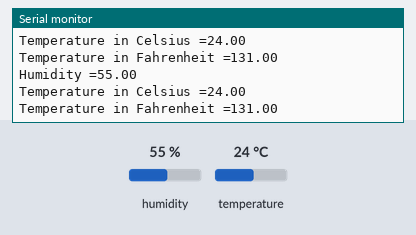
Recording of a sketch running on a simulated ESP8266 (NodeMCU). Parts: the last lines printed to the serial monitor. The test bench sets the inputs (shaded band); at power-on: humidity 55 %, temperature 24 °C. WiFi joins after 1.5 s; servers stay silent unless stated.

Above: at 2.8 s.
2.9 s: humidity set to 22 %
At 3.7 s:
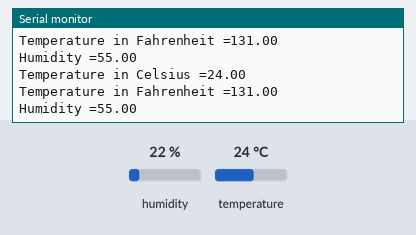
9.0 s: temperature set to 12 °C
At 9.9 s:
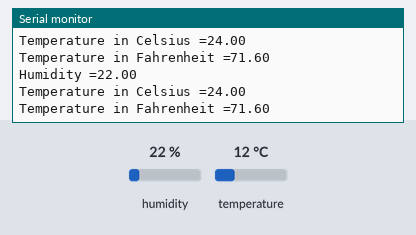
11.8 s: humidity set to 40 %
At 12.7 s:
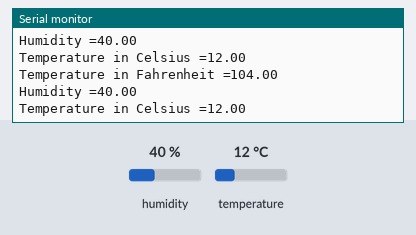
20.7 s: humidity set to 22 %
At 21.7 s:
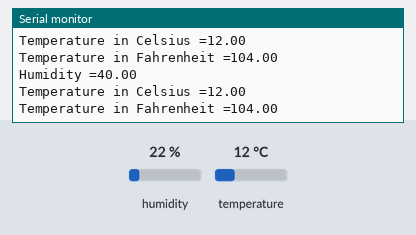
26.8 s: humidity set to 68 %
At 27.4 s:
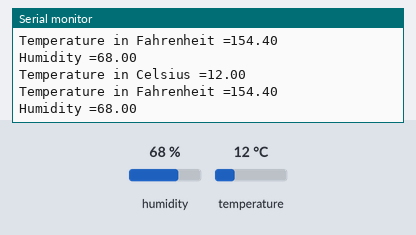
Timing chart, 0 to 29.8 s (numbered marks = the images above; inputs shaded):
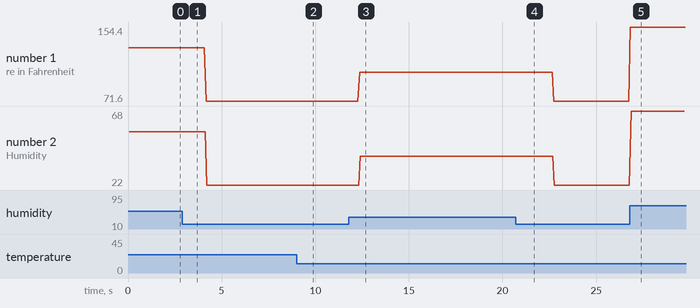

Measured:
- after the input at 11.8 s, the serial monitor: prints a new line after 0.56 s (image 3)
- after the input at 26.8 s, the serial monitor: prints a new line at once (image 5)
- plotted number 1: 131 → 71.6 after the input at 2.9 s, 71.6 → 104 after the input at 11.8 s, 104 → 71.6 after the input at 20.7 s, 71.6 → 154.4 after the input at 26.8 s
- plotted number 2: 55 → 22 after the input at 2.9 s, 22 → 40 after the input at 11.8 s, 40 → 22 after the input at 20.7 s, 22 → 68 after the input at 26.8 s

The sketch:

dht11.ino
```cpp
#include <ESP8266WiFi.h>
#include "DHT.h"

#define DHTTYPE DHT11
#define dht_dpin 0      //D3 pin of nodemcu

const char* ssid = "Your SSID";
const char* password = "Your Wifi Password";


DHT dht(dht_dpin, DHTTYPE);

void setup(void)
{
  dht.begin();
  Serial.begin(9600);
  delay(10);

  // Connect to WiFi network
  Serial.println();
  Serial.print("Connecting to ");
  Serial.println(ssid);
  WiFi.begin(ssid, password);     //Begin WiFi
  Serial.println("");
  Serial.println("WiFi connected");
}


void loop() {

 float h = dht.readHumidity();  //Humidity level
 float t = dht.readTemperature();  //Temperature in celcius
 float f = (h * 1.8) + 32;;  //Temperature in fahrenheit

  Serial.print("Temperature in Celsius =");
  Serial.println(t);
  Serial.print("Temperature in Fahrenheit =");
  Serial.println(f);
  Serial.print("Humidity =");
  Serial.println(h);
}
```
